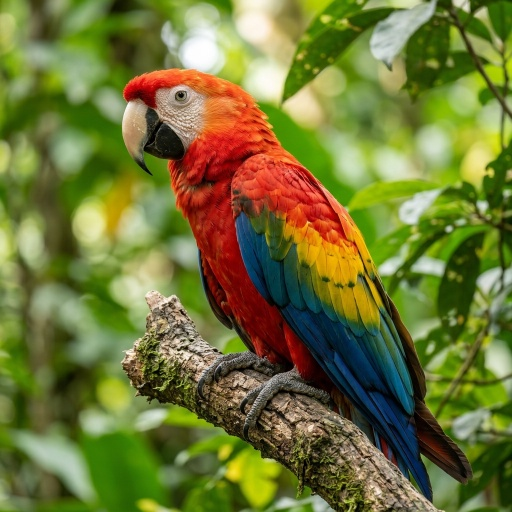
#> input picture public/sukam/image.jpg, 512 x 512 px
$ python piecewise_linear_transformation.py
#> lines starting #> are read from the running program, lines starting #| are printed output that depends on the picture; after the words box and inside, x2 and y2 are one past the last pixel; in counts of white or black regions, pixels touching at a corner belong together
# Question 11: Piecewise Linear Transformations
import cv2
import numpy as np
import matplotlib.pyplot as plt

img = cv2.imread('image.jpg', 0)
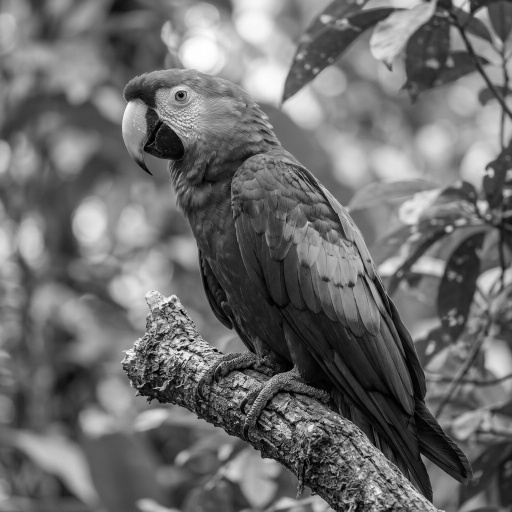
#> img: shape (512, 512); min 0, max 255, mean 109.1
# Contrast stretching: map [50, 180] to [0, 255]
stretched = np.uint8(np.clip((img - 50) * (255.0 / (180 - 50)), 0, 255))
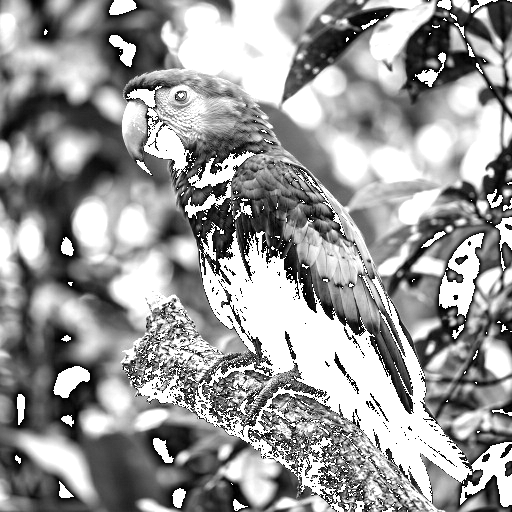
#> stretched: shape (512, 512); min 0, max 255, mean 153
# Thresholding: binary piecewise linear
_, thresh = cv2.threshold(img, 128, 255, cv2.THRESH_BINARY)
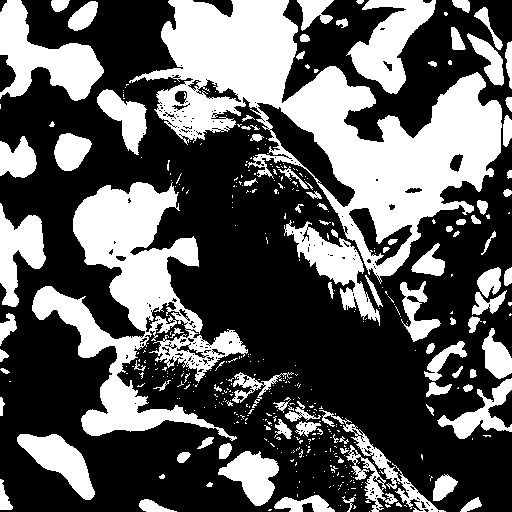
#> thresh: shape (512, 512); 36.4% white; 449 white regions (352 under 20 px), largest, box (x1, y1, x2, y2) and area: (129, 0, 502, 284) 35532, (32, 182, 248, 441) 18886, (0, 0, 104, 101) 4937

plt.subplot(1, 3, 1), plt.imshow(img, cmap='gray'), plt.title('Original'), plt.axis('off')
plt.subplot(1, 3, 2), plt.imshow(stretched, cmap='gray'), plt.title('Contrast Stretched'), plt.axis('off')
plt.subplot(1, 3, 3), plt.imshow(thresh, cmap='gray'), plt.title('Thresholded'), plt.axis('off')
plt.show()
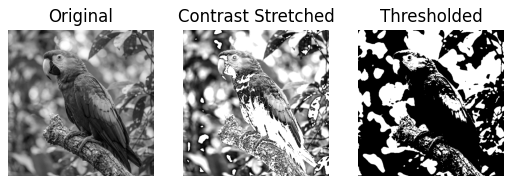
#> figure drawn by matplotlib, 3 panels

# Output: Original, contrast-stretched, and binary thresholded images

$ run again, with public/sukam/reference.jpg copied over public/sukam/image.jpg
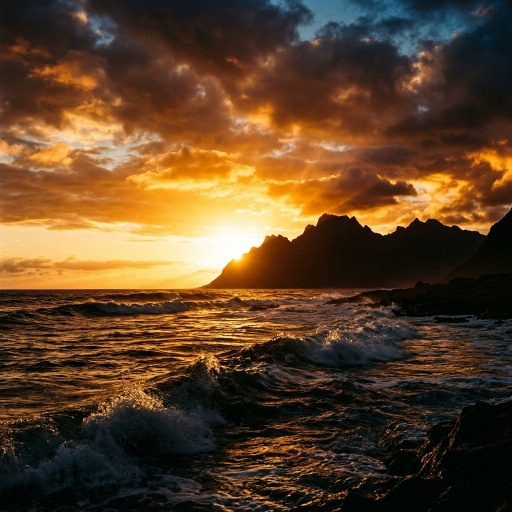
#> input picture public/sukam/reference.jpg, 512 x 512 px
#> `_, thresh = cv2.threshold(img, 128, 255, cv2.THRESH_BINARY)`:
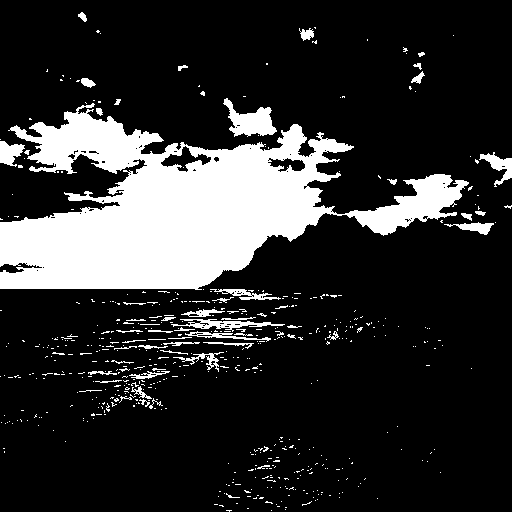
#> thresh: shape (512, 512); 18.5% white; 552 white regions (495 under 20 px), largest, box (x1, y1, x2, y2) and area: (0, 103, 469, 290) 40961, (223, 98, 277, 137) 1055, (171, 319, 285, 332) 532
#> `plt.show()`:
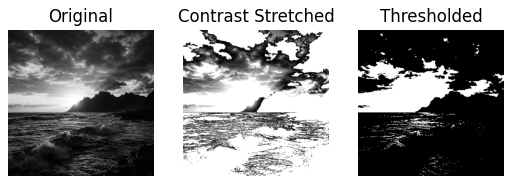
#> figure drawn by matplotlib, 3 panels
